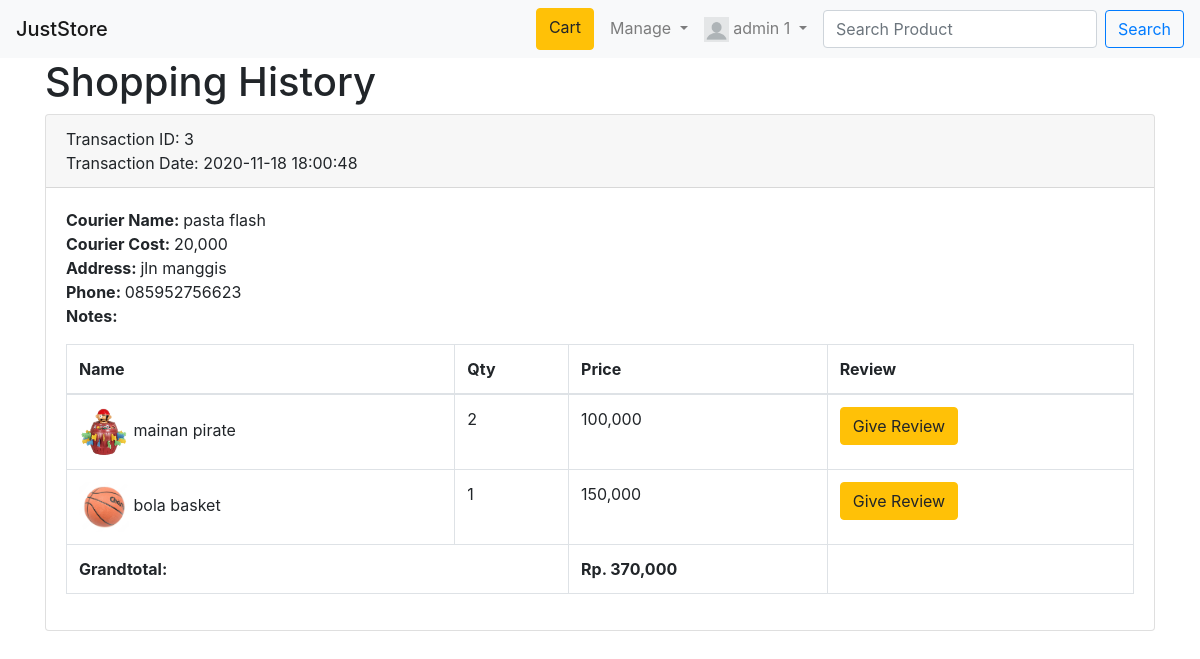
Screenshot of /history.php (signed in) with the database file from the repository.
### tables this page shows
CREATE TABLE `transaction` (
  `id_transaction` int(11) NOT NULL,
  `id_member` int(11) NOT NULL,
  `id_courier` int(11) NOT NULL,
  `address_transaction` varchar(255) NOT NULL,
  `phone_transaction` varchar(255) NOT NULL,
  `notes_transaction` varchar(255) NOT NULL,
  `total_transaction` int(11) NOT NULL,
  `date_transaction` datetime NOT NULL
);

CREATE TABLE `courier` (
  `id_courier` int(11) NOT NULL,
  `name_courier` varchar(255) NOT NULL,
  `price_courier` int(11) NOT NULL,
  `image_courier` varchar(255) NOT NULL,
  `date_update_courier` datetime NOT NULL
);

CREATE TABLE `transaction_detail` (
  `id_transaction_detail` int(11) NOT NULL,
  `id_transaction` int(11) NOT NULL,
  `id_product` int(11) NOT NULL,
  `qty_product` int(11) NOT NULL
);

CREATE TABLE `product` (
  `id_product` int(11) NOT NULL,
  `id_category` int(11) NOT NULL,
  `name_product` varchar(255) NOT NULL,
  `description_product` varchar(255) NOT NULL,
  `price_product` int(11) NOT NULL,
  `stock_product` int(11) NOT NULL,
  `image_product` varchar(255) NOT NULL
);

### history.php (the view, shortened to what this page needs)
<?php
  include 'db.php';
?>
<!DOCTYPE html>
<html lang="en">
<head>
  <link rel="stylesheet" href="css/bootstrap.css">
</head>
<body>
  <?php include 'navbar.php'; ?>
  <div class="container">
    <h1>Shopping History</h1>
    <?php
    $id_member = $_SESSION['member']['id_member'];
      $result_transaction = $conn->query("SELECT * FROM `transaction` WHERE id_member = '$id_member' ");
      ?>
      <?php
        if($result_transaction->num_rows != 0):
      ?>
  <?php while($data_transaction = $result_transaction->fetch_assoc()){ ?>
    <div class="card mb-2">
        <p class="card-header">Transaction ID: <?php echo $data_transaction['id_transaction']; ?>
          <br>Transaction Date: <?php echo $data_transaction['date_transaction']; ?>
        </p>
      <div class="card-body ">
        <p class="card-text">
          <?php
            $id_courier = $data_transaction['id_courier'];
            $result_courier =$conn->query("SELECT * FROM courier WHERE id_courier = '$id_courier'");
            $data_courier = $result_courier->fetch_assoc();
          ?>
          <strong>Courier Name: </strong><?php echo $data_courier['name_courier']; ?>
          <br>
          <strong>Courier Cost: </strong><?php echo number_format($data_courier['price_courier']); ?>
          <br>
          <strong>Address: </strong><?php echo $data_transaction['address_transaction']; ?>
          <br>
          <strong>Phone: </strong><?php echo $data_transaction['phone_transaction']; ?>
          <br>
          <strong>Notes: </strong><?php echo $data_transaction['notes_transaction']; ?>
          <br>
        </p>
        <table class="table table-bordered">
          <thead>
            <tr>
              <th>Name</th>
              <th>Qty</th>
              <th>Price</th>
              <th>Review</th>
            </tr>
          </thead>
          <tbody>
            <?php
              $id_transaction = $data_transaction['id_transaction'];
              $result_transaction_detail = $conn->query("SELECT * FROM transaction_detail
              WHERE id_transaction = '$id_transaction'");
              while($data_transaction_detail = $result_transaction_detail->fetch_assoc()){
            ?>
            <?php
              $id_product=$data_transaction_detail['id_product'];
              $result_product= $conn->query("SELECT * FROM product WHERE id_product='$id_product'");
              $data_product = $result_product->fetch_assoc();
            ?>
            <tr>
              <td>
                <img src="assets/image_product/<?php echo $data_product['image_product'];?>" alt="img product"
                class="img-fluid" width="50px">
                <?php echo $data_product['name_product']; ?>
              </td>
              <td><?php echo $data_transaction_detail['qty_product']; ?></td>
              <td><?php echo number_format($data_product['price_product']); ?></td>
              <td>
                <?php
                  $result_review = $conn->query("SELECT * FROM review WHERE
                  id_member ='$id_member' AND id_product = '$id_product' ");?>
                <?php if($result_review->num_rows ==1): ?>
                  <?php $data_review = $result_review->fetch_assoc(); ?>
                      <a href="reviewSee.php?id=<?php echo $id_product; ?>" type="button" class="btn btn-outline-warning">
                      <?php for($i=0 ; $i < $data_review['rating_review'] ;$i++): ?>
                        &#9733;
                      <?php endfor; ?>
                      <?php for($i=0 ; $i < (5-$data_review['rating_review']) ;$i++): ?>
                        &#9734;
                      <?php endfor; ?>
                      </a>
                <?php else: ?>
                <a href="review.php?id=<?php echo $data_product['id_product']; ?>" class="btn btn-warning">Give Review</a>
                <?php endif; ?>
              </td>
            </tr>
            <?php } ?>
            <tr>
                  <td colspan=2><strong>Grandtotal:</strong></td>
                  <td><strong>Rp. <?php echo number_format($data_transaction['total_transaction']); ?></strong></td>
                </tr>
          </tbody>
        </table>
      </div>
    </div>
      <?php } ?>
<?php endif; ?>
  </div>
</body>
</html>

### rows the page displays
transaction: id_transaction "3", date_transaction "2020-11-18 18:00:48", id_courier.name_courier "pasta flash", id_courier.price_courier "20,000", address_transaction "jln manggis", phone_transaction "085952756623", total_transaction "370,000"
transaction_detail: id_product.image_product (picture), id_product.name_product "mainan pirate", qty_product "2", id_product.price_product "100,000"
transaction_detail: id_product.image_product (picture), id_product.name_product "bola basket", qty_product "1", id_product.price_product "150,000"

### other values shown
$_SESSION['member']['name_member'] "admin 1"
